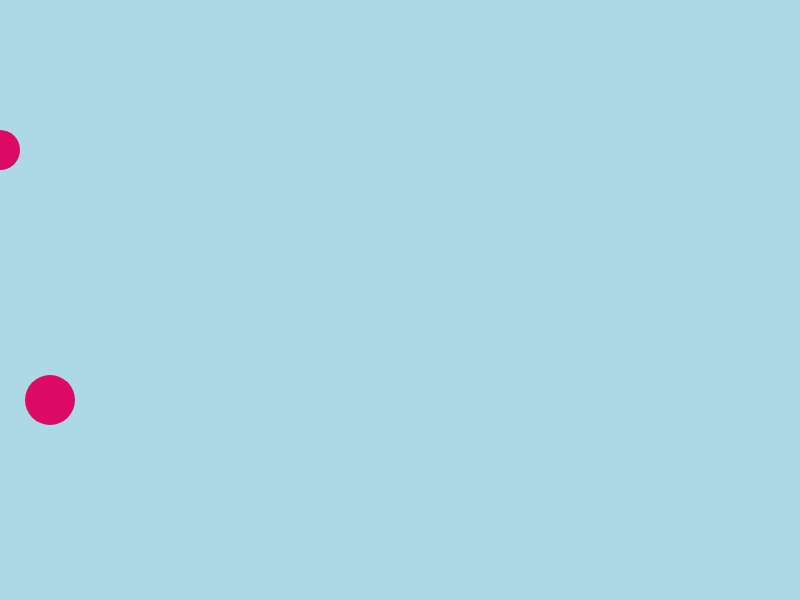
Frame 1 (no input)
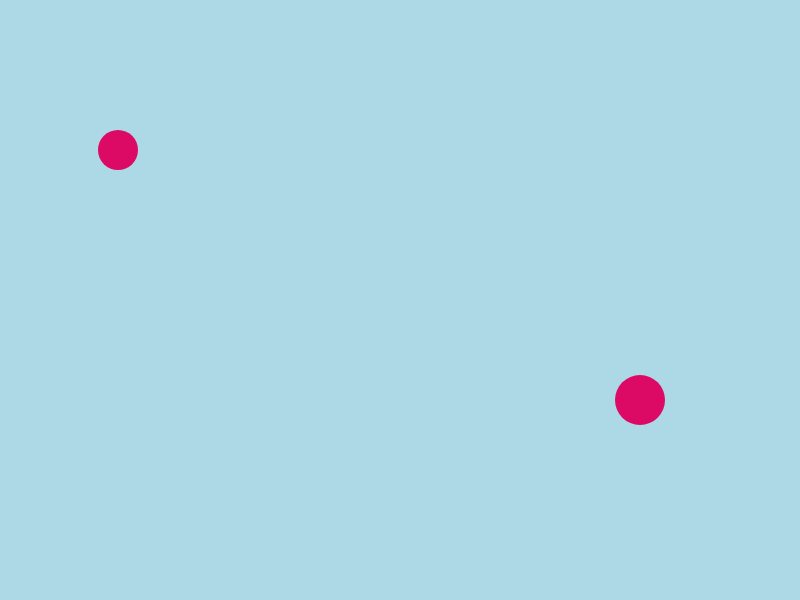
Frame 60 (no input)
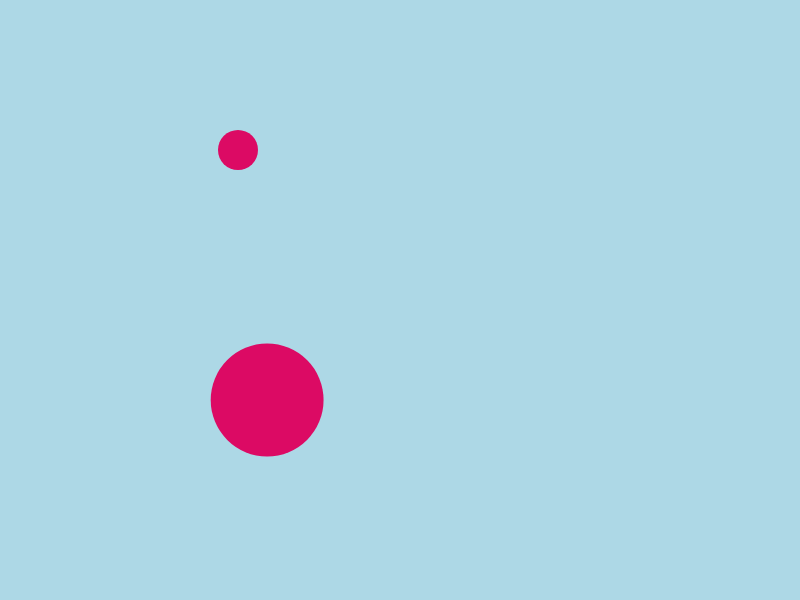
Frame 120 (the mouse pressed at the canvas centre since frame 60)

The p5.js sketch that drew these frames (run headless with seeded random() and noise() and a simulated clock; from frame 60 on, the mouse is pressed at the canvas centre):

// p5.js sketch
// ── sketch.js
let xPos = [0, 50]
let yPos = [150, 400]
let xVel = [2, 10]
let cDiam = [40,50]


function setup() {
  createCanvas(800, 600);
  for (let i = 0; i < 10; i++){
    xPos.push(0); 
    yPos.push(0)
  }
}

function draw() {
  strokeWeight(0)
  background("lightblue");
  fill(220, 10, 100);

  for (let i = 0; i < 2; i += 1){
    ellipse(xPos[i], yPos[i], cDiam[i], cDiam[i]);
    xPos[i] = xPos[i] + xVel[i]

    // if reset is needed: pick random diameter and reset x
  if (xPos[i] > width + cDiam[i]) {
    cDiam[i] = random(20, 150);
    xPos[i] = 0 - cDiam[i];
  }

  if (yPos[i] > height + cDiam[i]){
    cDiam[i] = random(20,75);
    yPos[i] = 0 - cDiam[i];
  }

  }


  


}
